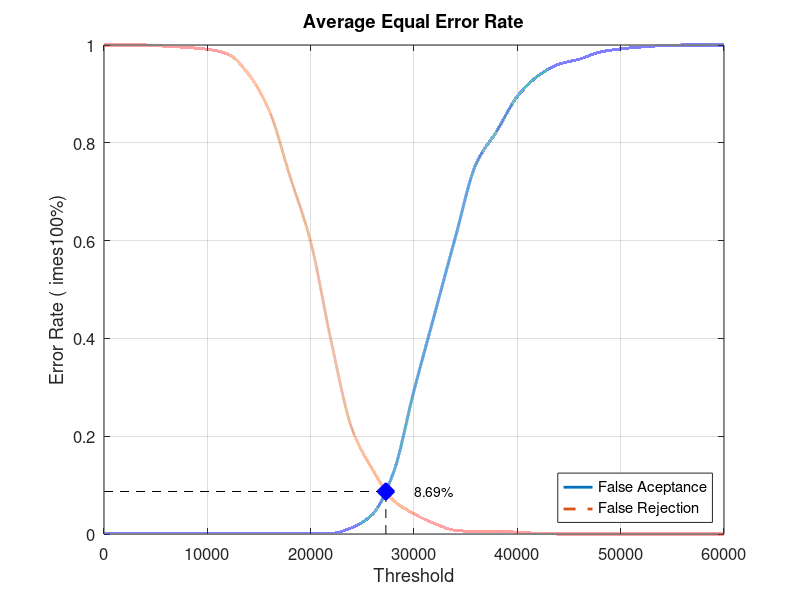
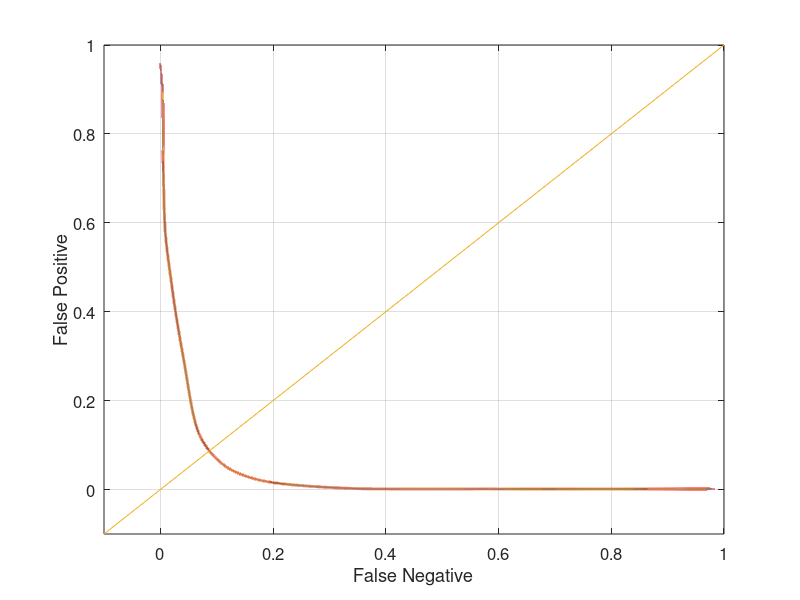

Write MATLAB code to recreate these figures, in order.
close all;
clear;
clc;
x = 0:2000:60000;
xq = 0:0.5:60000;

y0 = [0 0.00131579 0.00131579 0.00131579 0.00131579 0.00131579 0.00131579 0.00131579 0.00131579 0.00131579 0.00131579 0.00131579 0.0131579 0.0407895 0.125 0.293421 0.45 0.606579 0.756579 0.823684 0.894737 0.936842 0.960526 0.971053 0.985526 0.992105 0.996053 0.998684 1 1 1]
yy0 = interp1(x, y0, xq, 'pchip');
y1 = [1 1 1 0.9975 0.995 0.99125 0.98125 0.94 0.865 0.73125 0.5975 0.3925 0.215 0.13125 0.06875 0.04125 0.02125 0.0075 0.005 0.005 0.00375 0.00125 0 0 0 0 0 0 0 0 0]
yy1 = interp1(x, y1, xq, 'pchip');

% Calculating EER: 
y2 = abs(y0 - y1);
find(y2 == min(y2))
yy2 = abs(yy0 - yy1);
xEER = find(yy2 == min(yy2));
xEERIndex = xq(xEER) % X-axis EER
yEER = yy0(xEER) % Y-axis EER

main = figure
plot(xq, yy0,'-','LineWidth', 2);	hold on
plot(xq, yy1,'--','LineWidth', 2);	hold on
plot([xEERIndex xEERIndex], [0 yEER], 'k--');	hold on
plot([0 xEERIndex], [yEER yEER], 'k--');	hold on
plot(xEERIndex, yEER, 'bx', 'LineWidth', 10);	hold on
text(xEERIndex + 10 * xEERIndex / 100, yEER, [num2str(round((10000 * yEER)) / 100) '%'])
legend('False Aceptance', 'False Rejection', 'Location', 'SouthEast')
xlabel('Threshold')
ylabel('Error Rate (	imes100%)')
title('Average Equal Error Rate')
set(gca, 'FontSize', 12)
axis([0 60000 0 1])
grid on

print(main, 'Experiment3AverageMain', '-dpng');
FNRxFPR = figure('Color', [1 1 1]);
plot(yy1, yy0, '-', yy1, yy0, 'LineWidth', 2);
hold on
y = -0.1:0.1:1
plot(y, y); 
set(gca, 'FontSize', 12)
xlabel('False Negative')
ylabel('False Positive')
axis([-0.1 1 -0.1 1])
set(gca, 'FontSize', 12)
grid on

print(FNRxFPR, 'Experiment3AverageFNRxFPR','-dpng');
